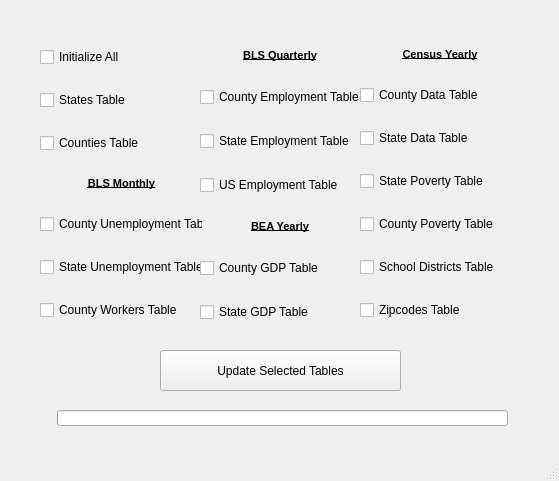
<?xml version="1.0" encoding="UTF-8"?>
<ui version="4.0">
 <class>MainWindow</class>
 <widget class="QMainWindow" name="MainWindow">
  <property name="geometry">
   <rect>
    <x>0</x>
    <y>0</y>
    <width>559</width>
    <height>481</height>
   </rect>
  </property>
  <property name="windowTitle">
   <string>MainWindow</string>
  </property>
  <widget class="QWidget" name="centralwidget">
   <widget class="QWidget" name="verticalLayoutWidget">
    <property name="geometry">
     <rect>
      <x>40</x>
      <y>30</y>
      <width>163</width>
      <height>311</height>
     </rect>
    </property>
    <layout class="QVBoxLayout" name="verticalLayout">
     <item>
      <widget class="QCheckBox" name="checkBox_init_all">
       <property name="text">
        <string>Initialize All</string>
       </property>
      </widget>
     </item>
     <item>
      <widget class="QCheckBox" name="checkBox_states_table">
       <property name="text">
        <string>States Table</string>
       </property>
      </widget>
     </item>
     <item>
      <widget class="QCheckBox" name="checkBox_counties_table">
       <property name="text">
        <string>Counties Table</string>
       </property>
      </widget>
     </item>
     <item>
      <widget class="QLabel" name="label">
       <property name="maximumSize">
        <size>
         <width>16777215</width>
         <height>15</height>
        </size>
       </property>
       <property name="font">
        <font>
         <pointsize>8</pointsize>
         <weight>75</weight>
         <bold>true</bold>
         <underline>true</underline>
        </font>
       </property>
       <property name="text">
        <string>BLS Monthly</string>
       </property>
       <property name="alignment">
        <set>Qt::AlignCenter</set>
       </property>
      </widget>
     </item>
     <item>
      <widget class="QCheckBox" name="checkBox_county_unemp">
       <property name="text">
        <string>County Unemployment Table</string>
       </property>
      </widget>
     </item>
     <item>
      <widget class="QCheckBox" name="checkBox_state_unemp">
       <property name="text">
        <string>State Unemployment Table</string>
       </property>
      </widget>
     </item>
     <item>
      <widget class="QCheckBox" name="checkBox_county_workers">
       <property name="text">
        <string>County Workers Table</string>
       </property>
      </widget>
     </item>
    </layout>
   </widget>
   <widget class="QWidget" name="verticalLayoutWidget_2">
    <property name="geometry">
     <rect>
      <x>200</x>
      <y>30</y>
      <width>160</width>
      <height>311</height>
     </rect>
    </property>
    <layout class="QVBoxLayout" name="verticalLayout_4">
     <item>
      <widget class="QLabel" name="label_2">
       <property name="maximumSize">
        <size>
         <width>16777215</width>
         <height>15</height>
        </size>
       </property>
       <property name="font">
        <font>
         <pointsize>8</pointsize>
         <weight>75</weight>
         <bold>true</bold>
         <underline>true</underline>
        </font>
       </property>
       <property name="text">
        <string>BLS Quarterly</string>
       </property>
       <property name="alignment">
        <set>Qt::AlignCenter</set>
       </property>
      </widget>
     </item>
     <item>
      <widget class="QCheckBox" name="checkBox_county_emp">
       <property name="text">
        <string>County Employment Table</string>
       </property>
      </widget>
     </item>
     <item>
      <widget class="QCheckBox" name="checkBox_state_emp">
       <property name="text">
        <string>State Employment Table</string>
       </property>
      </widget>
     </item>
     <item>
      <widget class="QCheckBox" name="checkBox_us_emp">
       <property name="text">
        <string>US Employment Table</string>
       </property>
      </widget>
     </item>
     <item>
      <widget class="QLabel" name="label_4">
       <property name="maximumSize">
        <size>
         <width>16777215</width>
         <height>15</height>
        </size>
       </property>
       <property name="font">
        <font>
         <pointsize>8</pointsize>
         <weight>75</weight>
         <bold>true</bold>
         <underline>true</underline>
        </font>
       </property>
       <property name="text">
        <string>BEA Yearly</string>
       </property>
       <property name="alignment">
        <set>Qt::AlignCenter</set>
       </property>
      </widget>
     </item>
     <item>
      <widget class="QCheckBox" name="checkBox_county_gdp">
       <property name="text">
        <string>County GDP Table</string>
       </property>
      </widget>
     </item>
     <item>
      <widget class="QCheckBox" name="checkBox_state_gdp">
       <property name="text">
        <string>State GDP Table</string>
       </property>
      </widget>
     </item>
    </layout>
   </widget>
   <widget class="QWidget" name="verticalLayoutWidget_3">
    <property name="geometry">
     <rect>
      <x>360</x>
      <y>30</y>
      <width>160</width>
      <height>311</height>
     </rect>
    </property>
    <layout class="QVBoxLayout" name="verticalLayout_5">
     <item>
      <widget class="QLabel" name="label_3">
       <property name="maximumSize">
        <size>
         <width>16777215</width>
         <height>15</height>
        </size>
       </property>
       <property name="font">
        <font>
         <pointsize>8</pointsize>
         <weight>75</weight>
         <bold>true</bold>
         <underline>true</underline>
        </font>
       </property>
       <property name="text">
        <string>Census Yearly</string>
       </property>
       <property name="alignment">
        <set>Qt::AlignCenter</set>
       </property>
      </widget>
     </item>
     <item>
      <widget class="QCheckBox" name="checkBox_county_census_data">
       <property name="text">
        <string>County Data Table</string>
       </property>
      </widget>
     </item>
     <item>
      <widget class="QCheckBox" name="checkBox_state_census_data">
       <property name="text">
        <string>State Data Table</string>
       </property>
      </widget>
     </item>
     <item>
      <widget class="QCheckBox" name="checkBox_state_poverty">
       <property name="text">
        <string>State Poverty Table</string>
       </property>
      </widget>
     </item>
     <item>
      <widget class="QCheckBox" name="checkBox_county_poverty">
       <property name="text">
        <string>County Poverty Table</string>
       </property>
      </widget>
     </item>
     <item>
      <widget class="QCheckBox" name="checkBox_school_districts">
       <property name="text">
        <string>School Districts Table</string>
       </property>
      </widget>
     </item>
     <item>
      <widget class="QCheckBox" name="checkBox_zipcodes">
       <property name="text">
        <string>Zipcodes Table</string>
       </property>
      </widget>
     </item>
    </layout>
   </widget>
   <widget class="QPushButton" name="update_button">
    <property name="geometry">
     <rect>
      <x>160</x>
      <y>350</y>
      <width>241</width>
      <height>41</height>
     </rect>
    </property>
    <property name="text">
     <string>Update Selected Tables</string>
    </property>
    <property name="shortcut">
     <string>Return</string>
    </property>
    <property name="autoDefault">
     <bool>false</bool>
    </property>
    <property name="default">
     <bool>false</bool>
    </property>
    <property name="flat">
     <bool>false</bool>
    </property>
   </widget>
   <widget class="QLabel" name="current_job_label">
    <property name="enabled">
     <bool>true</bool>
    </property>
    <property name="geometry">
     <rect>
      <x>40</x>
      <y>390</y>
      <width>481</width>
      <height>20</height>
     </rect>
    </property>
    <property name="layoutDirection">
     <enum>Qt::LeftToRight</enum>
    </property>
    <property name="autoFillBackground">
     <bool>false</bool>
    </property>
    <property name="text">
     <string/>
    </property>
    <property name="alignment">
     <set>Qt::AlignCenter</set>
    </property>
   </widget>
   <widget class="QProgressBar" name="progressBar">
    <property name="geometry">
     <rect>
      <x>57</x>
      <y>410</y>
      <width>451</width>
      <height>16</height>
     </rect>
    </property>
    <property name="autoFillBackground">
     <bool>false</bool>
    </property>
    <property name="value">
     <number>0</number>
    </property>
    <property name="textVisible">
     <bool>false</bool>
    </property>
    <property name="invertedAppearance">
     <bool>false</bool>
    </property>
   </widget>
  </widget>
  <widget class="QStatusBar" name="statusbar"/>
 </widget>
 <resources/>
 <connections/>
</ui>
